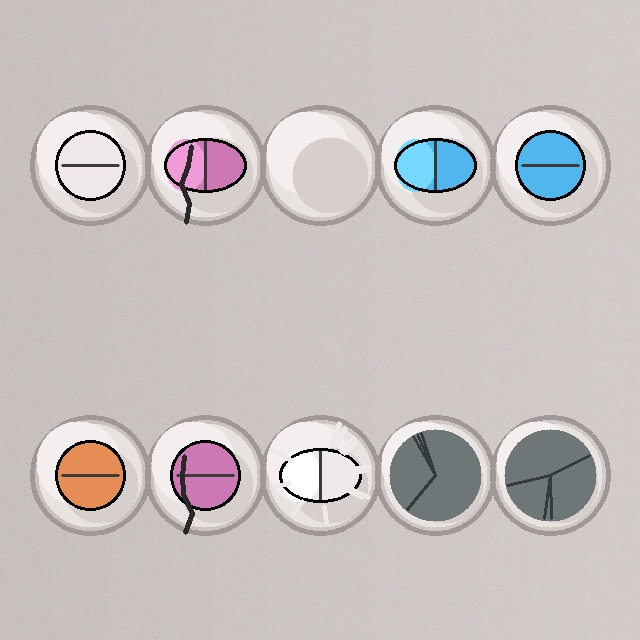
#> input picture data/raw/images/blister_0001.jpg, 640 x 640 px
$ python -i preprocessing.py   (imports and definitions only)
#> lines starting #> are read from the running program, lines starting #| are printed output that depends on the picture
#> further down, picture is the input picture: shape (640, 640, 3); mean B, G, R 192, 192.9, 199.3
# -*- coding: utf-8 -*-
"""
图像预处理模块 —— 对应《方案设计》三大算法模块之一（机器视觉图像预处理）
================================================================
提供灰度化、高斯滤波去噪、CLAHE 对比度增强、ROI 裁剪、尺寸归一化等操作。
推理时对上传的药板图像执行完整预处理流水线，抑制铝箔反光/噪声、增强对比度，
优化模型输入质量。
================================================================
"""
import cv2

from src.config import IMG_SIZE


def to_grayscale(img):
    """灰度化：转灰度后复制回三通道（供灰度模式训练/展示使用）。"""
    gray = cv2.cvtColor(img, cv2.COLOR_BGR2GRAY)
    return cv2.cvtColor(gray, cv2.COLOR_GRAY2BGR)


def gaussian_denoise(img, ksize=3):
    """高斯滤波去噪：抑制铝箔表面噪声与轻微反光。"""
#> called with ksize = 3
    return cv2.GaussianBlur(img, (ksize, ksize), 0)


def clahe_enhance(img, clip=2.0, grid=8):
    """CLAHE 对比度增强：LAB 空间对亮度通道做限制对比度自适应直方图均衡。"""
#> called with clip = 2, grid = 8
    lab = cv2.cvtColor(img, cv2.COLOR_BGR2LAB)
#> lab: shape (640, 640, 3); mean of channels 0, 1, 2 200.1, 130.2, 129.3
    l, a, b = cv2.split(lab)
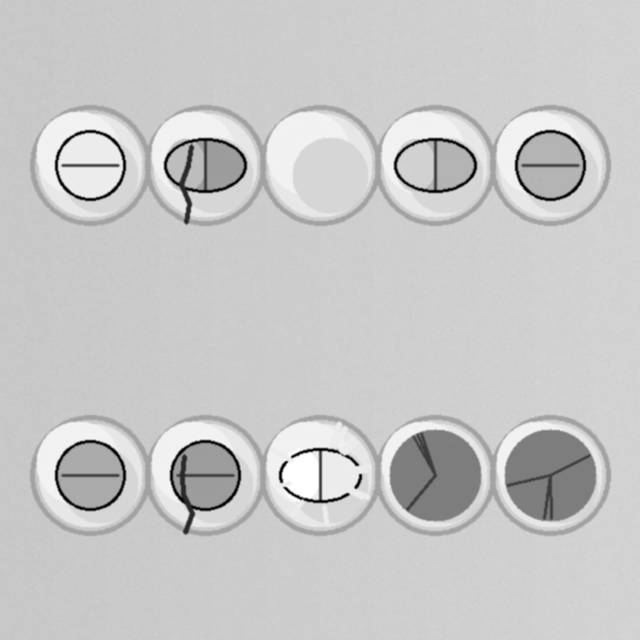
#> l: shape (640, 640); min 0, max 255, mean 200.1
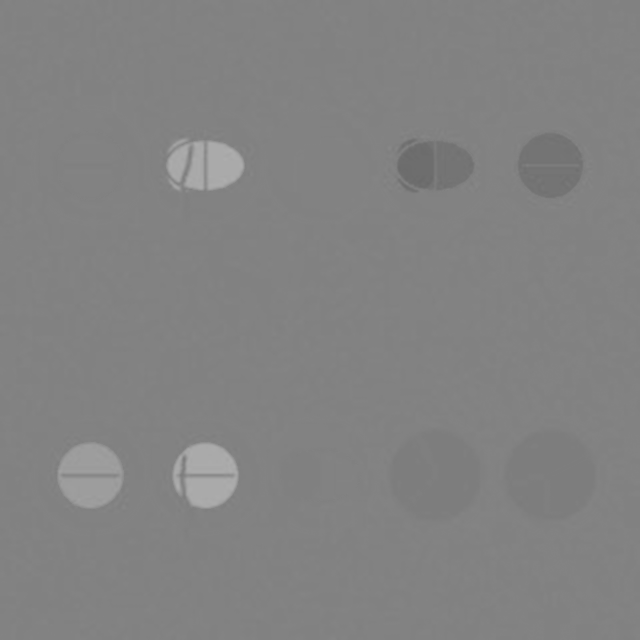
#> a: shape (640, 640); min 106, max 174, mean 130.2
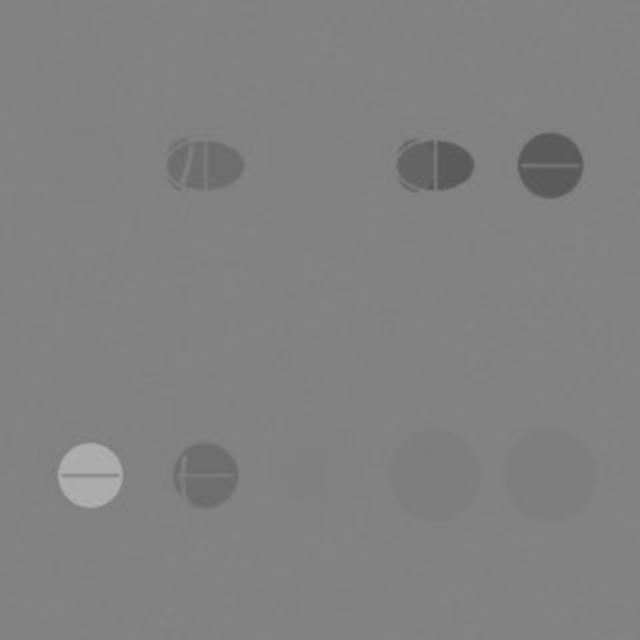
#> b: shape (640, 640); min 86, max 177, mean 129.3
    clahe = cv2.createCLAHE(clipLimit=clip, tileGridSize=(grid, grid))
    l = clahe.apply(l)
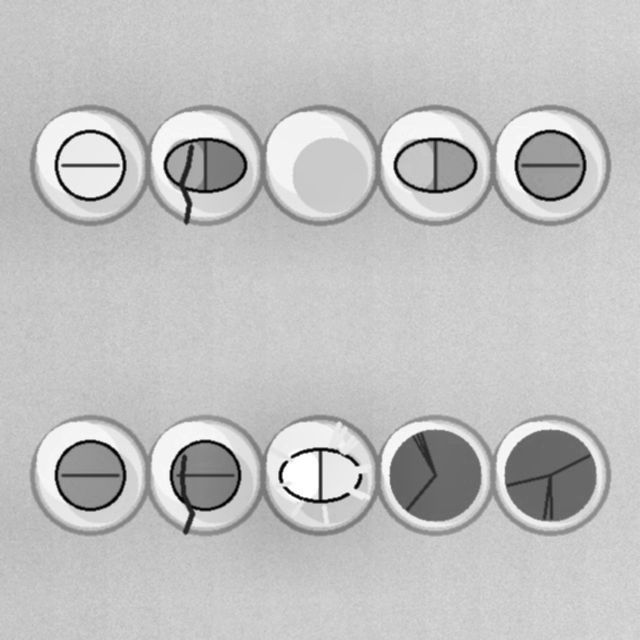
#> l: shape (640, 640); min 1, max 255, mean 192.8
    lab = cv2.merge((l, a, b))
#> lab: shape (640, 640, 3); mean of channels 0, 1, 2 192.8, 130.2, 129.3
    return cv2.cvtColor(lab, cv2.COLOR_LAB2BGR)
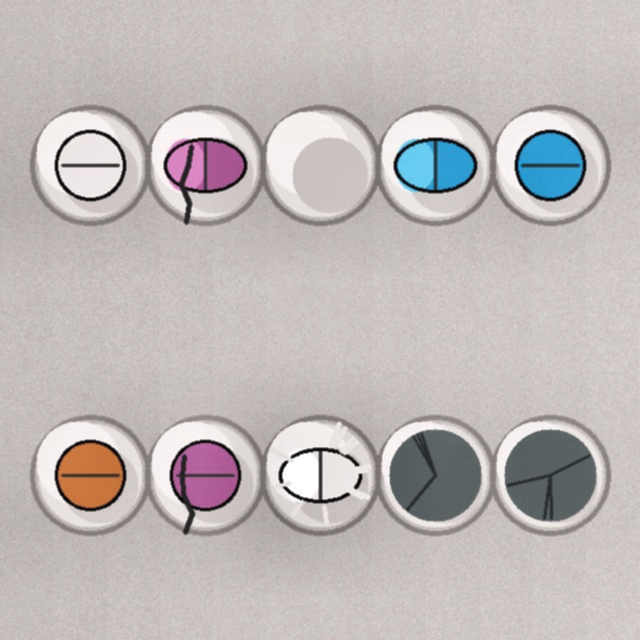
#> returned value: shape (640, 640, 3); mean B, G, R 184.6, 185.6, 191.3


def roi_crop(img, bbox):
    """ROI 区域裁剪：bbox=(x1, y1, x2, y2)。

    合成数据整图即完整 ROI；真实产线数据可据此锁定药板有效区域、剔除背景。
    """
    x1, y1, x2, y2 = (int(round(v)) for v in bbox)
    x1, y1 = max(0, x1), max(0, y1)
    x2, y2 = min(img.shape[1], x2), min(img.shape[0], y2)
    return img[y1:y2, x1:x2]


def resize_norm(img, size=IMG_SIZE):
    """尺寸归一化：统一缩放到 size×size。"""
    return cv2.resize(img, (size, size), interpolation=cv2.INTER_LINEAR)


def preprocess(img, grayscale=False, bbox=None):
    """完整预处理流水线：ROI → 去噪 → 对比度增强 → 尺寸归一化。

    参数：
        img        BGR 图像（numpy 数组）
        grayscale  是否灰度化（默认关闭，保留色彩供 YOLO 检测）
        bbox       可选 ROI 裁剪区域 (x1, y1, x2, y2)
    """
    if bbox is not None:
        img = roi_crop(img, bbox)
    if grayscale:
        img = to_grayscale(img)
    img = gaussian_denoise(img)
    img = clahe_enhance(img)
    img = resize_norm(img)
    return img

>>> import cv2
>>> picture = cv2.imread('../data/raw/images/blister_0001.jpg')
>>> result = preprocess(picture)

$ run again, on data/raw/images/blister_0004.jpg
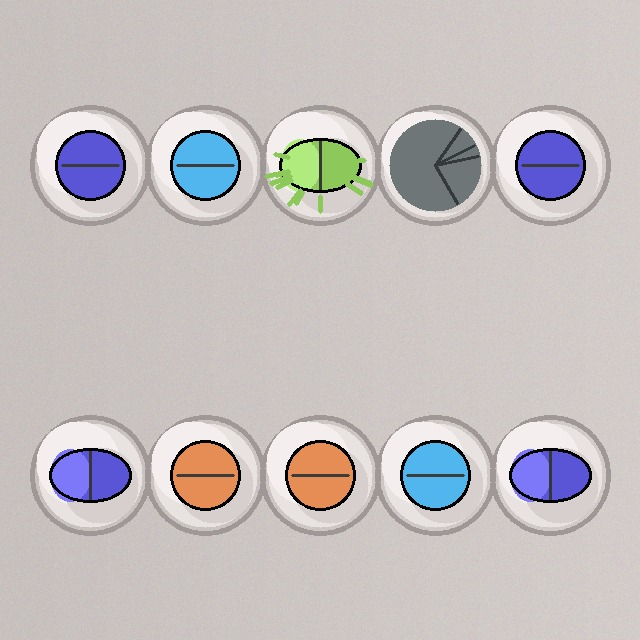
#> input picture data/raw/images/blister_0004.jpg, 640 x 640 px
#> picture is the input picture: shape (640, 640, 3); mean B, G, R 191.4, 190.6, 196.1
#> in clahe_enhance, `l, a, b = cv2.split(lab)`:
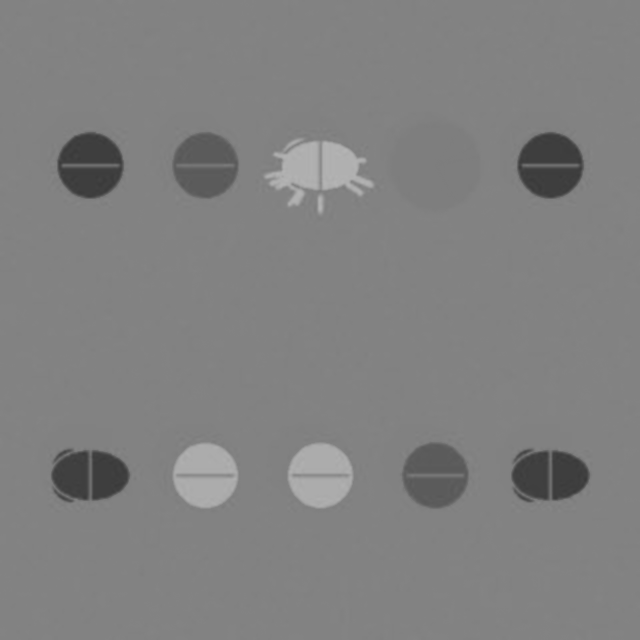
#> b: shape (640, 640); min 57, max 181, mean 128.3
#> in clahe_enhance, `return cv2.cvtColor(lab, cv2.COLOR_LAB2BGR)`:
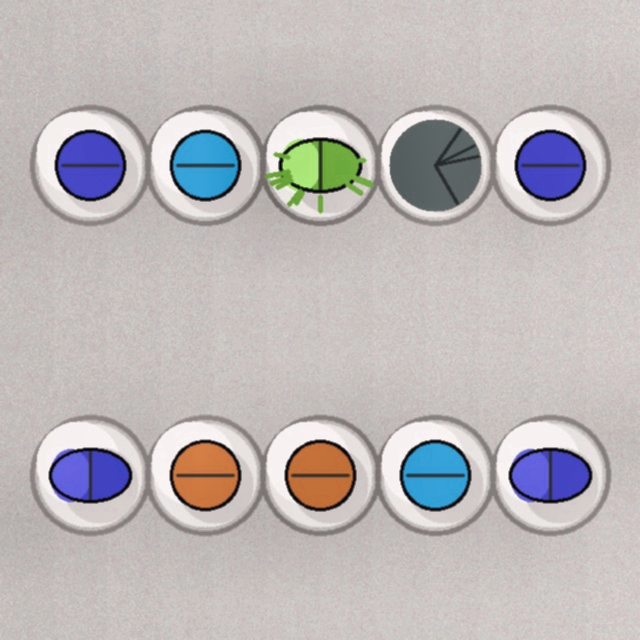
#> returned value: shape (640, 640, 3); mean B, G, R 184.5, 183.8, 188.6

$ run again, on data/raw/images/blister_0007.jpg
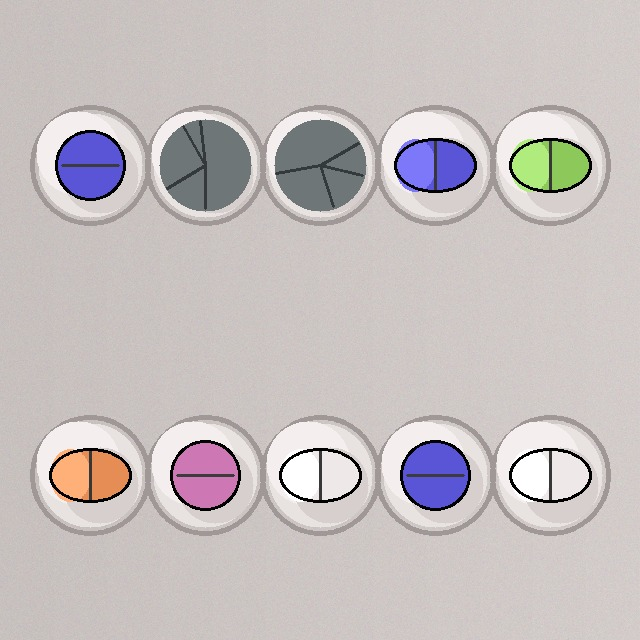
#> input picture data/raw/images/blister_0007.jpg, 640 x 640 px
#> picture is the input picture: shape (640, 640, 3); mean B, G, R 191.2, 191, 198
#> in clahe_enhance, `l, a, b = cv2.split(lab)`:
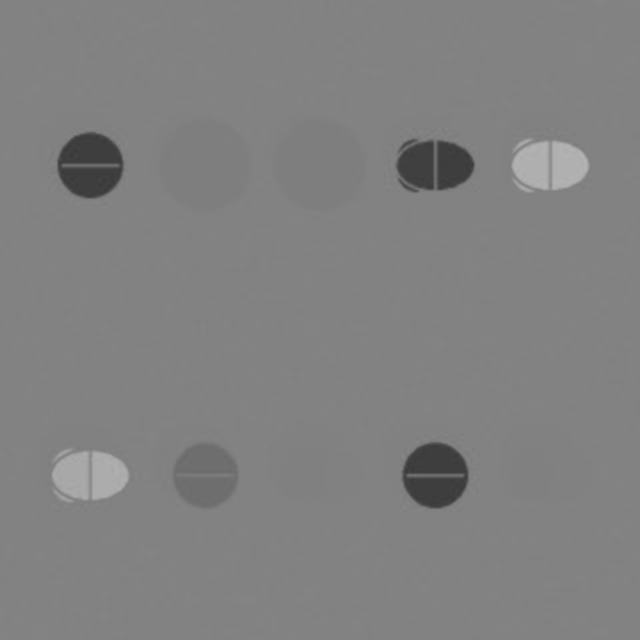
#> b: shape (640, 640); min 57, max 181, mean 128.7
#> in clahe_enhance, `return cv2.cvtColor(lab, cv2.COLOR_LAB2BGR)`:
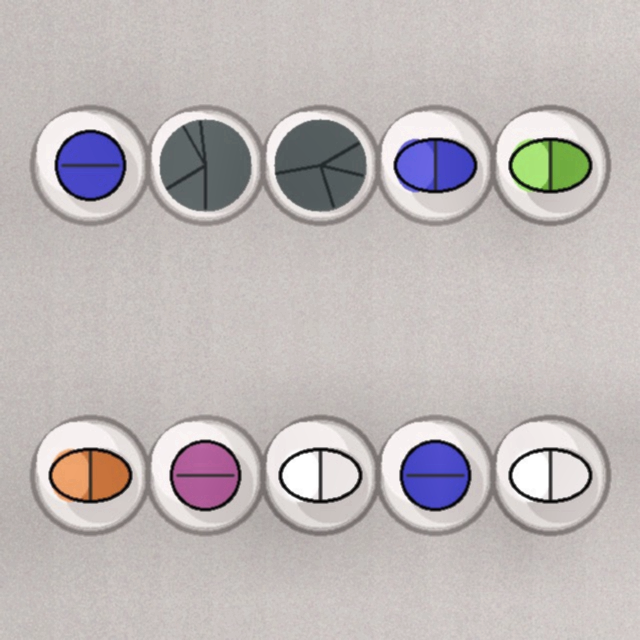
#> returned value: shape (640, 640, 3); mean B, G, R 183.9, 183.9, 190.2
